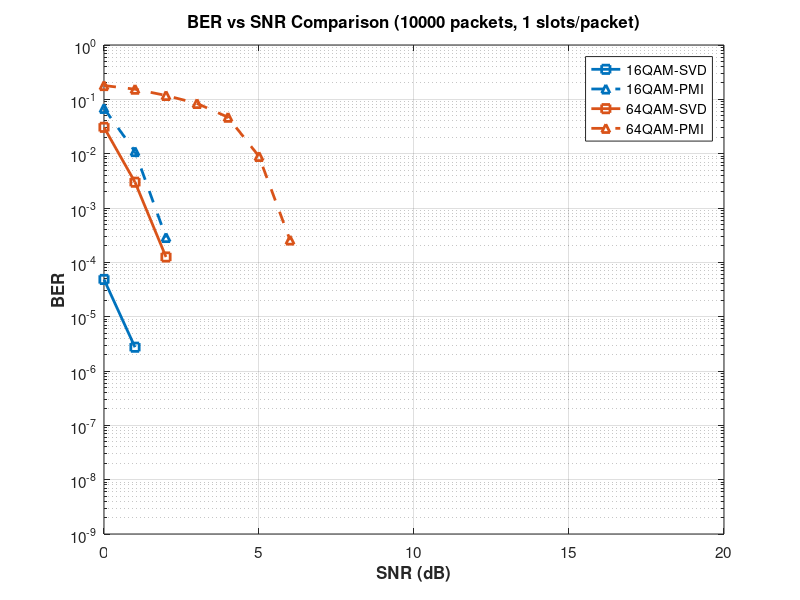

This chart was generated by the following MATLAB code:
% Extract data from simulation results

% 16QAM-SVD
SNRdB_16QAM_SVD = [0:15]';
BER_16QAM_SVD = [4.8422e-05; 2.7409e-06; 0.0000e+00; 0.0000e+00; 0.0000e+00; ...
    0.0000e+00; 0.0000e+00; 0.0000e+00; 0.0000e+00; 0.0000e+00; ...
    0.0000e+00; 0.0000e+00; 0.0000e+00; 0.0000e+00; 0.0000e+00; ...
    0.0000e+00];

% 16QAM-PMI
SNRdB_16QAM_PMI = [0:15]';
BER_16QAM_PMI = [6.8110e-02; 1.0944e-02; 2.8680e-04; 0.0000e+00; 0.0000e+00; ...
    0.0000e+00; 0.0000e+00; 0.0000e+00; 0.0000e+00; 0.0000e+00; ...
    0.0000e+00; 0.0000e+00; 0.0000e+00; 0.0000e+00; 0.0000e+00; ...
    0.0000e+00];

% 64QAM-SVD
SNRdB_64QAM_SVD = [0:20]';
BER_64QAM_SVD = [3.0523e-02; 2.9841e-03; 1.2545e-04; 0.0000e+00; 0.0000e+00; ...
    0.0000e+00; 0.0000e+00; 0.0000e+00; 0.0000e+00; 0.0000e+00; ...
    0.0000e+00; 0.0000e+00; 0.0000e+00; 0.0000e+00; 0.0000e+00; ...
    0.0000e+00; 0.0000e+00; 0.0000e+00; 0.0000e+00; 0.0000e+00; ...
    0.0000e+00];

% 64QAM-PMI
SNRdB_64QAM_PMI = [0:20]';
BER_64QAM_PMI = [1.7938e-01; 1.5374e-01; 1.1779e-01; 8.3985e-02; 4.6845e-02; ...
    8.8953e-03; 2.5756e-04; 0.0000e+00; 0.0000e+00; 0.0000e+00; ...
    0.0000e+00; 0.0000e+00; 0.0000e+00; 0.0000e+00; 0.0000e+00; ...
    0.0000e+00; 0.0000e+00; 0.0000e+00; 0.0000e+00; 0.0000e+00; ...
    0.0000e+00];

% Store in cell arrays
SNRdB_all = {SNRdB_16QAM_SVD, SNRdB_16QAM_PMI, SNRdB_64QAM_SVD, SNRdB_64QAM_PMI};
avgBER_all = {BER_16QAM_SVD, BER_16QAM_PMI, BER_64QAM_SVD, BER_64QAM_PMI};

% Configuration
ModOrderList = [16, 64];
pmiPrecodingList = [false, true]; % SVD, PMI
combinationLabels = {'16QAM-SVD', '16QAM-PMI', '64QAM-SVD', '64QAM-PMI'};
numIter = 10000;
noSlotsSim = 1;

% Plotting
numCombinations = length(ModOrderList) * length(pmiPrecodingList);
modColors = lines(length(ModOrderList));
lineStyles = {'-', '--'};
markers = {'s', '^'};
for combIdx = 1:numCombinations
    modIdx = ceil(combIdx / length(pmiPrecodingList));
    pmiIdx = mod(combIdx - 1, length(pmiPrecodingList)) + 1;
    semilogy(SNRdB_all{combIdx}, avgBER_all{combIdx}, ... 
        'LineWidth', 2, ...
        'LineStyle', lineStyles{pmiIdx}, ...
        'Marker', markers{pmiIdx}, ...
        'MarkerSize', 6, ...
        'Color', modColors(modIdx, :), ...
        'DisplayName', combinationLabels{combIdx});
    hold on;
end
grid on;
hold off;
xlabel('SNR (dB)', 'FontSize', 12, 'FontWeight', 'bold');
ylabel('BER', 'FontSize', 12, 'FontWeight', 'bold');
title(sprintf('BER vs SNR Comparison (%d packets, %d slots/packet)', numIter, noSlotsSim), ...
    'FontSize', 14, 'FontWeight', 'bold');
legend('Location', 'best', 'FontSize', 10);
set(gca, 'FontSize', 11);
ylim([1e-9 1e0]);
